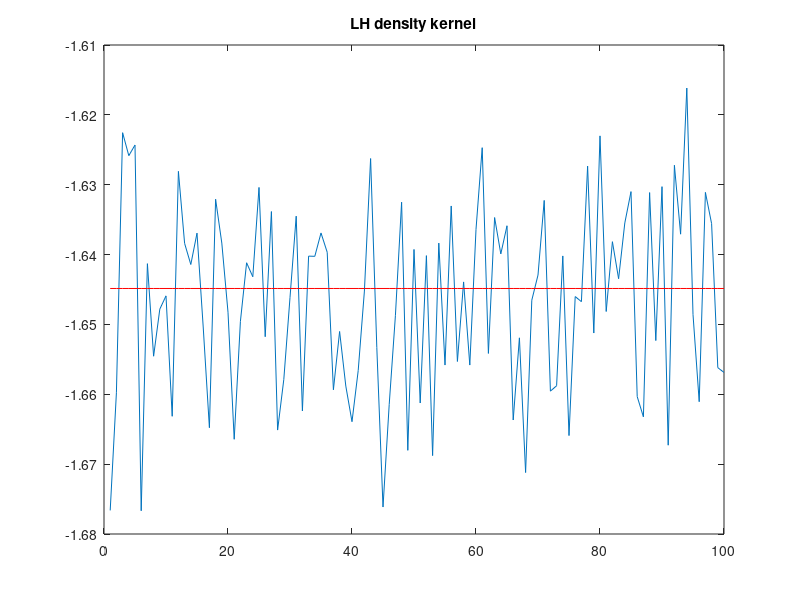

Reproduce this figure in MATLAB.
close all 
clear all

% We are interested in (dP * 100)% percentile:
dP  = 0.05;

% Target distribution: N( 0, 1 ):
dTargetMean     = 0;
dTargetStdev    = 1;

% Candidate distribution: N( 0, 2^2 ):
dCandidateMean  = 0;
dCandidateStdev = 2;

% Number of draws:
iN = 10000;

% Number of repetitions:
iM = 100;
vISestimateOfPercentile = zeros(iM,1);

for i=1:iM
    % Obtain candidate draws, compute candidate en target density and IS weights:
    vCandidateDraws = normrnd(dCandidateMean, dCandidateStdev, iN, 1 );
    vCandidatePdf   = normpdf(vCandidateDraws, dCandidateMean, dCandidateStdev );
    vTargetPdf      = normpdf(vCandidateDraws, dTargetMean, dTargetStdev );
    vISweights      = vTargetPdf ./ vCandidatePdf;
sum_ISweights = sum(vISweights);
    vISweights      = vISweights * (1/sum(vISweights));
    % Sort draws (and corresponding weights) using "sortrows":
    mCandidateDraws_ISweights       = [ vCandidateDraws  vISweights];
    mSortedCandidateDraws_ISweights = sortrows( mCandidateDraws_ISweights, 1 );

    % Compute cumulative sum of IS weights and
    vCumulativeISweights = cumsum( mSortedCandidateDraws_ISweights(:,2) );
    iNumberOfCumulativeWeightsSmallerThanP = sum( vCumulativeISweights < dP );
    dISestimateOfPercentile = mSortedCandidateDraws_ISweights( iNumberOfCumulativeWeightsSmallerThanP, 1 );
    vISestimateOfPercentile(i) = dISestimateOfPercentile;
end

hist( vISestimateOfPercentile );
dMeanISestimateOfPercentile = mean( vISestimateOfPercentile )
dTruePercentile = norminv(dP)

%%
figure(1)
plot(vISestimateOfPercentile)
hold on
plot(dTruePercentile*ones(iM, 1),'r')
hold off
title('LH density kernel')